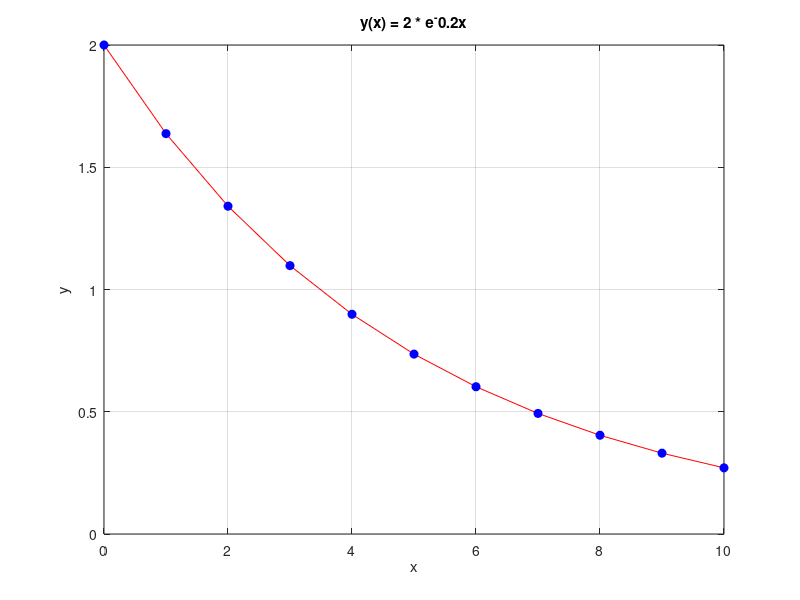

MATLAB code for this plot:
x = 0:10;
y = 2 * exp(-.2 * x);
plot (x, y, 'r-', x, y, 'bo', 'MarkerFaceColor', 'b');
title('y(x) = 2 * e^-0.2x');
xlabel('x');
ylabel('y');
grid on;
